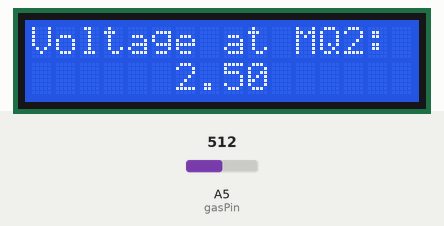
Simulated run of this sketch. Board: Arduino Uno, built with avr-gcc and run on an emulated ATmega328P. Parts: 16×2 character LCD. The test bench sets the inputs (shaded band); at power-on: A5 (gasPin) = 512.

Above: at 1.2 s.
1.3 s: A5 (gasPin) set to 716
At 2.7 s:
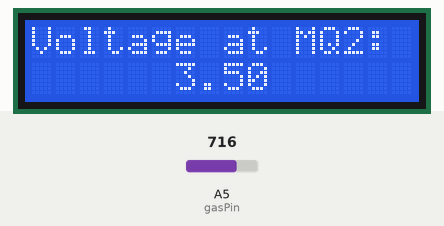
3.6 s: A5 (gasPin) set to 900
At 4.5 s:
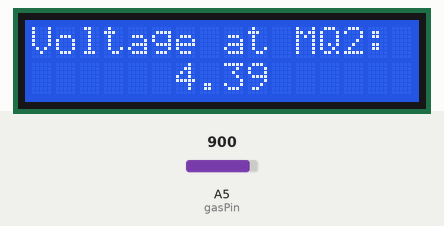
5.6 s: A5 (gasPin) set to 1023
At 7.4 s:
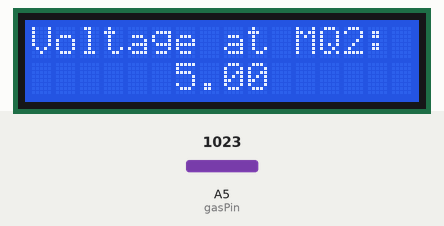
Timing chart, 0 to 8.9 s (numbered marks = the images above; inputs shaded):
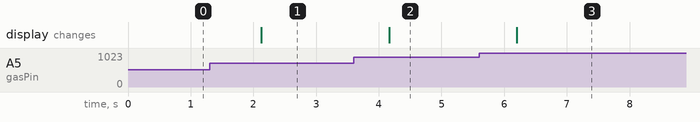

The sketch:

Sketch__5_.ino
```cpp
/**
 * UNED - Departamento de Ingenieria Electrica, Electronica y de Control
 * Sketch name: Gas
 */

#include <Wire.h>
#include <LiquidCrystal_I2C.h>

// LCD
LiquidCrystal_I2C lcd(0x3F,16,2);  // address, columns, rows

// Gas sensor
const int gasPin = A5;

void setup()
{
    // Init LCD
    lcd.init();
    lcd.backlight();
    lcd.clear();
}

void loop()
{
	int valorSensor = analogRead(gasPin); //Se lee el valor analógico del sensor
	float voltage = (float)(valorSensor*5.0)/1024; //Se calcula el valor de tensión del MQ2

    lcd.setCursor(0,0);
    lcd.print("Voltage at MQ2:");
    lcd.setCursor(6,1);
    lcd.print(voltage);

    // Wait
    delay(1000);
}
```

Measured:
- after the input at 1.3 s, the display: changes after 0.83 s (image 1)
- after the input at 3.6 s, the display: changes after 0.57 s (image 2)
- after the input at 5.6 s, the display: changes after 0.60 s (image 3)
